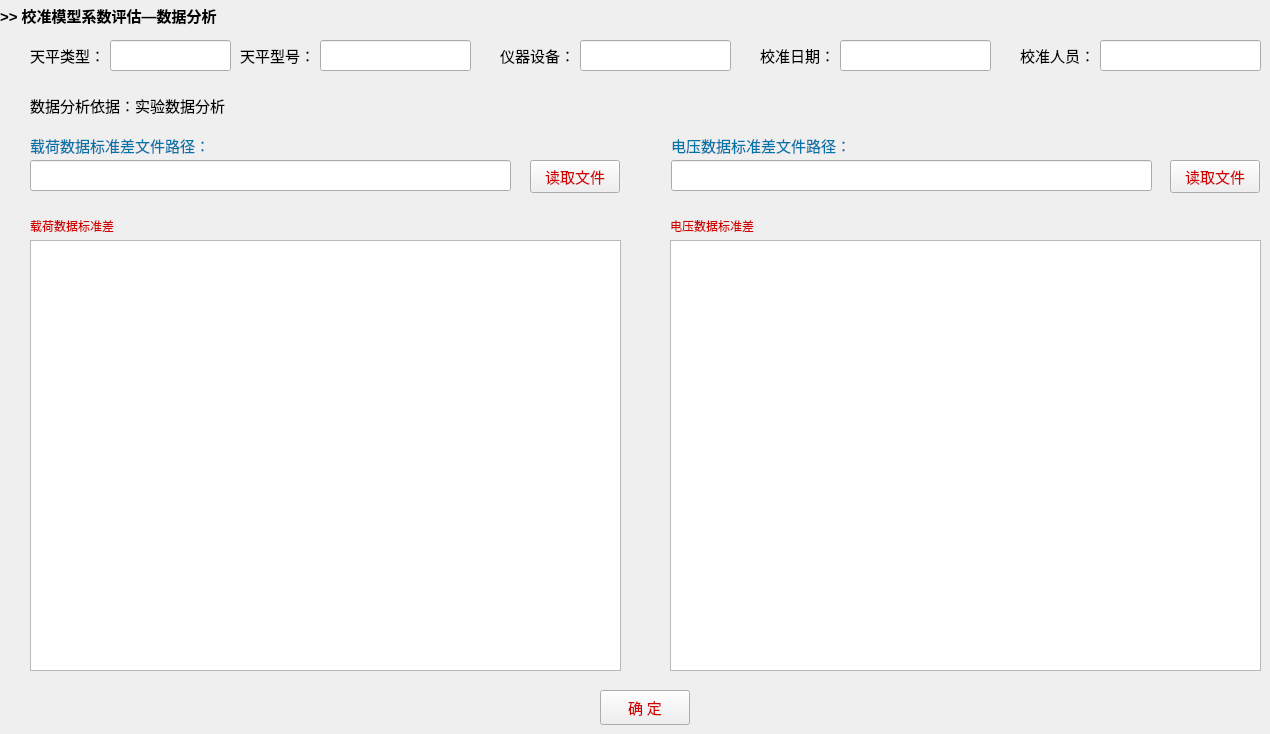
    <widget class="QWidget" name="page_3">
     <widget class="QLineEdit" name="lineEdit_b_instru_2">
      <property name="geometry">
       <rect>
        <x>580</x>
        <y>40</y>
        <width>151</width>
        <height>31</height>
       </rect>
      </property>
      <property name="minimumSize">
       <size>
        <width>0</width>
        <height>25</height>
       </size>
      </property>
      <property name="maximumSize">
       <size>
        <width>16777215</width>
        <height>100</height>
       </size>
      </property>
      <property name="font">
       <font>
        <family>Times New Roman</family>
        <pointsize>11</pointsize>
       </font>
      </property>
      <property name="inputMask">
       <string/>
      </property>
      <property name="text">
       <string/>
      </property>
      <property name="readOnly">
       <bool>true</bool>
      </property>
     </widget>
     <widget class="QLabel" name="label_11">
      <property name="geometry">
       <rect>
        <x>760</x>
        <y>40</y>
        <width>81</width>
        <height>31</height>
       </rect>
      </property>
      <property name="palette">
       <palette>
        <active>
         <colorrole role="WindowText">
          <brush brushstyle="SolidPattern">
           <color alpha="255">
            <red>0</red>
            <green>0</green>
            <blue>0</blue>
           </color>
          </brush>
         </colorrole>
        </active>
        <inactive>
         <colorrole role="WindowText">
          <brush brushstyle="SolidPattern">
           <color alpha="255">
            <red>0</red>
            <green>0</green>
            <blue>0</blue>
           </color>
          </brush>
         </colorrole>
        </inactive>
        <disabled>
         <colorrole role="WindowText">
          <brush brushstyle="SolidPattern">
           <color alpha="255">
            <red>120</red>
            <green>120</green>
            <blue>120</blue>
           </color>
          </brush>
         </colorrole>
        </disabled>
       </palette>
      </property>
      <property name="font">
       <font>
        <pointsize>11</pointsize>
       </font>
      </property>
      <property name="text">
       <string>校准日期：</string>
      </property>
     </widget>
     <widget class="QLabel" name="label_10">
      <property name="geometry">
       <rect>
        <x>30</x>
        <y>40</y>
        <width>81</width>
        <height>31</height>
       </rect>
      </property>
      <property name="palette">
       <palette>
        <active>
         <colorrole role="WindowText">
          <brush brushstyle="SolidPattern">
           <color alpha="255">
            <red>0</red>
            <green>0</green>
            <blue>0</blue>
           </color>
          </brush>
         </colorrole>
        </active>
        <inactive>
         <colorrole role="WindowText">
          <brush brushstyle="SolidPattern">
           <color alpha="255">
            <red>0</red>
            <green>0</green>
            <blue>0</blue>
           </color>
          </brush>
         </colorrole>
        </inactive>
        <disabled>
         <colorrole role="WindowText">
          <brush brushstyle="SolidPattern">
           <color alpha="255">
            <red>120</red>
            <green>120</green>
            <blue>120</blue>
           </color>
          </brush>
         </colorrole>
        </disabled>
       </palette>
      </property>
      <property name="font">
       <font>
        <pointsize>11</pointsize>
       </font>
      </property>
      <property name="text">
       <string>天平类型：</string>
      </property>
     </widget>
     <widget class="QLineEdit" name="lineEdit_b_date_2">
      <property name="geometry">
       <rect>
        <x>840</x>
        <y>40</y>
        <width>151</width>
        <height>31</height>
       </rect>
      </property>
      <property name="minimumSize">
       <size>
        <width>0</width>
        <height>25</height>
       </size>
      </property>
      <property name="maximumSize">
       <size>
        <width>16777215</width>
        <height>100</height>
       </size>
      </property>
      <property name="font">
       <font>
        <family>Times New Roman</family>
        <pointsize>11</pointsize>
       </font>
      </property>
      <property name="inputMask">
       <string/>
      </property>
      <property name="text">
       <string/>
      </property>
      <property name="readOnly">
       <bool>true</bool>
      </property>
     </widget>
     <widget class="QLabel" name="label_19">
      <property name="geometry">
       <rect>
        <x>1020</x>
        <y>40</y>
        <width>81</width>
        <height>31</height>
       </rect>
      </property>
      <property name="palette">
       <palette>
        <active>
         <colorrole role="WindowText">
          <brush brushstyle="SolidPattern">
           <color alpha="255">
            <red>0</red>
            <green>0</green>
            <blue>0</blue>
           </color>
          </brush>
         </colorrole>
        </active>
        <inactive>
         <colorrole role="WindowText">
          <brush brushstyle="SolidPattern">
           <color alpha="255">
            <red>0</red>
            <green>0</green>
            <blue>0</blue>
           </color>
          </brush>
         </colorrole>
        </inactive>
        <disabled>
         <colorrole role="WindowText">
          <brush brushstyle="SolidPattern">
           <color alpha="255">
            <red>120</red>
            <green>120</green>
            <blue>120</blue>
           </color>
          </brush>
         </colorrole>
        </disabled>
       </palette>
      </property>
      <property name="font">
       <font>
        <pointsize>11</pointsize>
       </font>
      </property>
      <property name="text">
       <string>校准人员：</string>
      </property>
     </widget>
     <widget class="QLineEdit" name="lineEdit_b_type_2">
      <property name="enabled">
       <bool>true</bool>
      </property>
      <property name="geometry">
       <rect>
        <x>110</x>
        <y>40</y>
        <width>121</width>
        <height>31</height>
       </rect>
      </property>
      <property name="minimumSize">
       <size>
        <width>0</width>
        <height>25</height>
       </size>
      </property>
      <property name="maximumSize">
       <size>
        <width>16777215</width>
        <height>100</height>
       </size>
      </property>
      <property name="font">
       <font>
        <family>Times New Roman</family>
        <pointsize>11</pointsize>
       </font>
      </property>
      <property name="inputMask">
       <string/>
      </property>
      <property name="text">
       <string/>
      </property>
      <property name="readOnly">
       <bool>true</bool>
      </property>
     </widget>
     <widget class="QLabel" name="label_21">
      <property name="geometry">
       <rect>
        <x>500</x>
        <y>40</y>
        <width>81</width>
        <height>31</height>
       </rect>
      </property>
      <property name="palette">
       <palette>
        <active>
         <colorrole role="WindowText">
          <brush brushstyle="SolidPattern">
           <color alpha="255">
            <red>0</red>
            <green>0</green>
            <blue>0</blue>
           </color>
          </brush>
         </colorrole>
        </active>
        <inactive>
         <colorrole role="WindowText">
          <brush brushstyle="SolidPattern">
           <color alpha="255">
            <red>0</red>
            <green>0</green>
            <blue>0</blue>
           </color>
          </brush>
         </colorrole>
        </inactive>
        <disabled>
         <colorrole role="WindowText">
          <brush brushstyle="SolidPattern">
           <color alpha="255">
            <red>120</red>
            <green>120</green>
            <blue>120</blue>
           </color>
          </brush>
         </colorrole>
        </disabled>
       </palette>
      </property>
      <property name="font">
       <font>
        <pointsize>11</pointsize>
       </font>
      </property>
      <property name="text">
       <string>仪器设备：</string>
      </property>
     </widget>
     <widget class="QLineEdit" name="lineEdit_b_name_2">
      <property name="geometry">
       <rect>
        <x>320</x>
        <y>40</y>
        <width>151</width>
        <height>31</height>
       </rect>
      </property>
      <property name="minimumSize">
       <size>
        <width>0</width>
        <height>25</height>
       </size>
      </property>
      <property name="maximumSize">
       <size>
        <width>16777215</width>
        <height>100</height>
       </size>
      </property>
      <property name="font">
       <font>
        <family>Times New Roman</family>
        <pointsize>11</pointsize>
       </font>
      </property>
      <property name="inputMask">
       <string/>
      </property>
      <property name="text">
       <string/>
      </property>
      <property name="readOnly">
       <bool>true</bool>
      </property>
     </widget>
     <widget class="QLineEdit" name="lineEdit_b_person_2">
      <property name="geometry">
       <rect>
        <x>1100</x>
        <y>40</y>
        <width>161</width>
        <height>31</height>
       </rect>
      </property>
      <property name="minimumSize">
       <size>
        <width>0</width>
        <height>25</height>
       </size>
      </property>
      <property name="maximumSize">
       <size>
        <width>16777215</width>
        <height>100</height>
       </size>
      </property>
      <property name="font">
       <font>
        <family>Times New Roman</family>
        <pointsize>11</pointsize>
       </font>
      </property>
      <property name="inputMask">
       <string/>
      </property>
      <property name="text">
       <string/>
      </property>
      <property name="readOnly">
       <bool>true</bool>
      </property>
     </widget>
     <widget class="QLabel" name="label_20">
      <property name="geometry">
       <rect>
        <x>240</x>
        <y>40</y>
        <width>81</width>
        <height>31</height>
       </rect>
      </property>
      <property name="palette">
       <palette>
        <active>
         <colorrole role="WindowText">
          <brush brushstyle="SolidPattern">
           <color alpha="255">
            <red>0</red>
            <green>0</green>
            <blue>0</blue>
           </color>
          </brush>
         </colorrole>
        </active>
        <inactive>
         <colorrole role="WindowText">
          <brush brushstyle="SolidPattern">
           <color alpha="255">
            <red>0</red>
            <green>0</green>
            <blue>0</blue>
           </color>
          </brush>
         </colorrole>
        </inactive>
        <disabled>
         <colorrole role="WindowText">
          <brush brushstyle="SolidPattern">
           <color alpha="255">
            <red>120</red>
            <green>120</green>
            <blue>120</blue>
           </color>
          </brush>
         </colorrole>
        </disabled>
       </palette>
      </property>
      <property name="font">
       <font>
        <pointsize>11</pointsize>
       </font>
      </property>
      <property name="text">
       <string>天平型号：</string>
      </property>
     </widget>
     <widget class="QLabel" name="label_26">
      <property name="geometry">
       <rect>
        <x>0</x>
        <y>0</y>
        <width>251</width>
        <height>31</height>
       </rect>
      </property>
      <property name="font">
       <font>
        <pointsize>11</pointsize>
        <weight>75</weight>
        <bold>true</bold>
       </font>
      </property>
      <property name="text">
       <string>&gt;&gt; 校准模型系数评估—数据分析</string>
      </property>
     </widget>
     <widget class="QLabel" name="label_15">
      <property name="geometry">
       <rect>
        <x>30</x>
        <y>90</y>
        <width>261</width>
        <height>31</height>
       </rect>
      </property>
      <property name="palette">
       <palette>
        <active>
         <colorrole role="WindowText">
          <brush brushstyle="SolidPattern">
           <color alpha="255">
            <red>0</red>
            <green>0</green>
            <blue>0</blue>
           </color>
          </brush>
         </colorrole>
        </active>
        <inactive>
         <colorrole role="WindowText">
          <brush brushstyle="SolidPattern">
           <color alpha="255">
            <red>0</red>
            <green>0</green>
            <blue>0</blue>
           </color>
          </brush>
         </colorrole>
        </inactive>
        <disabled>
         <colorrole role="WindowText">
          <brush brushstyle="SolidPattern">
           <color alpha="255">
            <red>120</red>
            <green>120</green>
            <blue>120</blue>
           </color>
          </brush>
         </colorrole>
        </disabled>
       </palette>
      </property>
      <property name="font">
       <font>
        <pointsize>11</pointsize>
       </font>
      </property>
      <property name="text">
       <string>数据分析依据：实验数据分析</string>
      </property>
     </widget>
     <widget class="QLabel" name="label_28">
      <property name="geometry">
       <rect>
        <x>30</x>
        <y>130</y>
        <width>191</width>
        <height>31</height>
       </rect>
      </property>
      <property name="palette">
       <palette>
        <active>
         <colorrole role="WindowText">
          <brush brushstyle="SolidPattern">
           <color alpha="255">
            <red>0</red>
            <green>115</green>
            <blue>168</blue>
           </color>
          </brush>
         </colorrole>
        </active>
        <inactive>
         <colorrole role="WindowText">
          <brush brushstyle="SolidPattern">
           <color alpha="255">
            <red>0</red>
            <green>115</green>
            <blue>168</blue>
           </color>
          </brush>
         </colorrole>
        </inactive>
        <disabled>
         <colorrole role="WindowText">
          <brush brushstyle="SolidPattern">
           <color alpha="255">
            <red>120</red>
            <green>120</green>
            <blue>120</blue>
           </color>
          </brush>
         </colorrole>
        </disabled>
       </palette>
      </property>
      <property name="font">
       <font>
        <pointsize>11</pointsize>
       </font>
      </property>
      <property name="text">
       <string>载荷数据标准差文件路径：</string>
      </property>
     </widget>
     <widget class="QLabel" name="label_29">
      <property name="geometry">
       <rect>
        <x>671</x>
        <y>130</y>
        <width>191</width>
        <height>31</height>
       </rect>
      </property>
      <property name="palette">
       <palette>
        <active>
         <colorrole role="WindowText">
          <brush brushstyle="SolidPattern">
           <color alpha="255">
            <red>0</red>
            <green>115</green>
            <blue>168</blue>
           </color>
          </brush>
         </colorrole>
        </active>
        <inactive>
         <colorrole role="WindowText">
          <brush brushstyle="SolidPattern">
           <color alpha="255">
            <red>0</red>
            <green>115</green>
            <blue>168</blue>
           </color>
          </brush>
         </colorrole>
        </inactive>
        <disabled>
         <colorrole role="WindowText">
          <brush brushstyle="SolidPattern">
           <color alpha="255">
            <red>120</red>
            <green>120</green>
            <blue>120</blue>
           </color>
          </brush>
         </colorrole>
        </disabled>
       </palette>
      </property>
      <property name="font">
       <font>
        <pointsize>11</pointsize>
       </font>
      </property>
      <property name="text">
       <string>电压数据标准差文件路径：</string>
      </property>
     </widget>
     <widget class="QLineEdit" name="lineEdit_vol_std_path">
      <property name="geometry">
       <rect>
        <x>671</x>
        <y>160</y>
        <width>481</width>
        <height>31</height>
       </rect>
      </property>
      <property name="minimumSize">
       <size>
        <width>0</width>
        <height>26</height>
       </size>
      </property>
      <property name="maximumSize">
       <size>
        <width>16777215</width>
        <height>100</height>
       </size>
      </property>
      <property name="font">
       <font>
        <family>Times New Roman</family>
        <pointsize>11</pointsize>
       </font>
      </property>
     </widget>
     <widget class="QLineEdit" name="lineEdit_load_std_path">
      <property name="geometry">
       <rect>
        <x>30</x>
        <y>160</y>
        <width>481</width>
        <height>31</height>
       </rect>
      </property>
      <property name="minimumSize">
       <size>
        <width>0</width>
        <height>26</height>
       </size>
      </property>
      <property name="maximumSize">
       <size>
        <width>16777215</width>
        <height>100</height>
       </size>
      </property>
      <property name="font">
       <font>
        <family>Times New Roman</family>
        <pointsize>11</pointsize>
       </font>
      </property>
     </widget>
     <widget class="QPushButton" name="pushButton_read_load_std">
      <property name="geometry">
       <rect>
        <x>530</x>
        <y>160</y>
        <width>90</width>
        <height>33</height>
       </rect>
      </property>
      <property name="sizePolicy">
       <sizepolicy hsizetype="Expanding" vsizetype="Expanding">
        <horstretch>0</horstretch>
        <verstretch>0</verstretch>
       </sizepolicy>
      </property>
      <property name="minimumSize">
       <size>
        <width>0</width>
        <height>0</height>
       </size>
      </property>
      <property name="maximumSize">
       <size>
        <width>200</width>
        <height>100</height>
       </size>
      </property>
      <property name="palette">
       <palette>
        <active>
         <colorrole role="WindowText">
          <brush brushstyle="SolidPattern">
           <color alpha="255">
            <red>0</red>
            <green>0</green>
            <blue>0</blue>
           </color>
          </brush>
         </colorrole>
         <colorrole role="Text">
          <brush brushstyle="SolidPattern">
           <color alpha="255">
            <red>0</red>
            <green>0</green>
            <blue>0</blue>
           </color>
          </brush>
         </colorrole>
         <colorrole role="ButtonText">
          <brush brushstyle="SolidPattern">
           <color alpha="255">
            <red>208</red>
            <green>0</green>
            <blue>0</blue>
           </color>
          </brush>
         </colorrole>
         <colorrole role="PlaceholderText">
          <brush brushstyle="SolidPattern">
           <color alpha="128">
            <red>0</red>
            <green>115</green>
            <blue>168</blue>
           </color>
          </brush>
         </colorrole>
        </active>
        <inactive>
         <colorrole role="WindowText">
          <brush brushstyle="SolidPattern">
           <color alpha="255">
            <red>0</red>
            <green>0</green>
            <blue>0</blue>
           </color>
          </brush>
         </colorrole>
         <colorrole role="Text">
          <brush brushstyle="SolidPattern">
           <color alpha="255">
            <red>0</red>
            <green>0</green>
            <blue>0</blue>
           </color>
          </brush>
         </colorrole>
         <colorrole role="ButtonText">
          <brush brushstyle="SolidPattern">
           <color alpha="255">
            <red>208</red>
            <green>0</green>
            <blue>0</blue>
           </color>
          </brush>
         </colorrole>
         <colorrole role="PlaceholderText">
          <brush brushstyle="SolidPattern">
           <color alpha="128">
            <red>0</red>
            <green>115</green>
            <blue>168</blue>
           </color>
          </brush>
         </colorrole>
        </inactive>
        <disabled>
         <colorrole role="WindowText">
          <brush brushstyle="SolidPattern">
           <color alpha="255">
            <red>120</red>
            <green>120</green>
            <blue>120</blue>
           </color>
          </brush>
         </colorrole>
         <colorrole role="Text">
          <brush brushstyle="SolidPattern">
           <color alpha="255">
            <red>120</red>
            <green>120</green>
            <blue>120</blue>
           </color>
          </brush>
         </colorrole>
         <colorrole role="ButtonText">
          <brush brushstyle="SolidPattern">
           <color alpha="255">
            <red>120</red>
            <green>120</green>
            <blue>120</blue>
           </color>
          </brush>
         </colorrole>
         <colorrole role="PlaceholderText">
          <brush brushstyle="SolidPattern">
           <color alpha="128">
            <red>0</red>
            <green>0</green>
            <blue>0</blue>
           </color>
          </brush>
         </colorrole>
        </disabled>
       </palette>
      </property>
      <property name="font">
       <font>
        <pointsize>11</pointsize>
       </font>
      </property>
      <property name="text">
       <string>读取文件</string>
      </property>
     </widget>
     <widget class="QPushButton" name="pushButton_read_vol_std">
      <property name="geometry">
       <rect>
        <x>1170</x>
        <y>160</y>
        <width>90</width>
        <height>33</height>
       </rect>
      </property>
      <property name="sizePolicy">
       <sizepolicy hsizetype="Expanding" vsizetype="Expanding">
        <horstretch>0</horstretch>
        <verstretch>0</verstretch>
       </sizepolicy>
      </property>
      <property name="minimumSize">
       <size>
        <width>0</width>
        <height>0</height>
       </size>
      </property>
      <property name="maximumSize">
       <size>
        <width>200</width>
        <height>100</height>
       </size>
      </property>
      <property name="palette">
       <palette>
        <active>
         <colorrole role="ButtonText">
          <brush brushstyle="SolidPattern">
           <color alpha="255">
            <red>208</red>
            <green>0</green>
            <blue>0</blue>
           </color>
          </brush>
         </colorrole>
        </active>
        <inactive>
         <colorrole role="ButtonText">
          <brush brushstyle="SolidPattern">
           <color alpha="255">
            <red>208</red>
            <green>0</green>
            <blue>0</blue>
           </color>
          </brush>
         </colorrole>
        </inactive>
        <disabled>
         <colorrole role="ButtonText">
          <brush brushstyle="SolidPattern">
           <color alpha="255">
            <red>120</red>
            <green>120</green>
            <blue>120</blue>
           </color>
          </brush>
         </colorrole>
        </disabled>
       </palette>
      </property>
      <property name="font">
       <font>
        <pointsize>11</pointsize>
       </font>
      </property>
      <property name="text">
       <string>读取文件</string>
      </property>
     </widget>
     <widget class="QPushButton" name="pushButton_data_analy_save">
      <property name="geometry">
       <rect>
        <x>600</x>
        <y>690</y>
        <width>90</width>
        <height>35</height>
       </rect>
      </property>
      <property name="palette">
       <palette>
        <active>
         <colorrole role="ButtonText">
          <brush brushstyle="SolidPattern">
           <color alpha="255">
            <red>208</red>
            <green>0</green>
            <blue>0</blue>
           </color>
          </brush>
         </colorrole>
        </active>
        <inactive>
         <colorrole role="ButtonText">
          <brush brushstyle="SolidPattern">
           <color alpha="255">
            <red>208</red>
            <green>0</green>
            <blue>0</blue>
           </color>
          </brush>
         </colorrole>
        </inactive>
        <disabled>
         <colorrole role="ButtonText">
          <brush brushstyle="SolidPattern">
           <color alpha="255">
            <red>120</red>
            <green>120</green>
            <blue>120</blue>
           </color>
          </brush>
         </colorrole>
        </disabled>
       </palette>
      </property>
      <property name="font">
       <font>
        <family>Agency FB</family>
        <pointsize>11</pointsize>
       </font>
      </property>
      <property name="text">
       <string>确 定</string>
      </property>
     </widget>
     <widget class="QLabel" name="label_32">
      <property name="geometry">
       <rect>
        <x>30</x>
        <y>210</y>
        <width>111</width>
        <height>31</height>
       </rect>
      </property>
      <property name="palette">
       <palette>
        <active>
         <colorrole role="WindowText">
          <brush brushstyle="SolidPattern">
           <color alpha="255">
            <red>208</red>
            <green>0</green>
            <blue>0</blue>
           </color>
          </brush>
         </colorrole>
        </active>
        <inactive>
         <colorrole role="WindowText">
          <brush brushstyle="SolidPattern">
           <color alpha="255">
            <red>208</red>
            <green>0</green>
            <blue>0</blue>
           </color>
          </brush>
         </colorrole>
        </inactive>
        <disabled>
         <colorrole role="WindowText">
          <brush brushstyle="SolidPattern">
           <color alpha="255">
            <red>120</red>
            <green>120</green>
            <blue>120</blue>
           </color>
          </brush>
         </colorrole>
        </disabled>
       </palette>
      </property>
      <property name="text">
       <string>载荷数据标准差</string>
      </property>
     </widget>
     <widget class="QTableView" name="tableView_load_std">
      <property name="geometry">
       <rect>
        <x>30</x>
        <y>240</y>
        <width>591</width>
        <height>431</height>
       </rect>
      </property>
     </widget>
     <widget class="QLabel" name="label_34">
      <property name="geometry">
       <rect>
        <x>670</x>
        <y>210</y>
        <width>111</width>
        <height>31</height>
       </rect>
      </property>
      <property name="palette">
       <palette>
        <active>
         <colorrole role="WindowText">
          <brush brushstyle="SolidPattern">
           <color alpha="255">
            <red>208</red>
            <green>0</green>
            <blue>0</blue>
           </color>
          </brush>
         </colorrole>
        </active>
        <inactive>
         <colorrole role="WindowText">
          <brush brushstyle="SolidPattern">
           <color alpha="255">
            <red>208</red>
            <green>0</green>
            <blue>0</blue>
           </color>
          </brush>
         </colorrole>
        </inactive>
        <disabled>
         <colorrole role="WindowText">
          <brush brushstyle="SolidPattern">
           <color alpha="255">
            <red>120</red>
            <green>120</green>
            <blue>120</blue>
           </color>
          </brush>
         </colorrole>
        </disabled>
       </palette>
      </property>
      <property name="text">
       <string>电压数据标准差</string>
      </property>
     </widget>
     <widget class="QTableView" name="tableView_vol_std">
      <property name="geometry">
       <rect>
        <x>670</x>
        <y>240</y>
        <width>591</width>
        <height>431</height>
       </rect>
      </property>
     </widget>
    </widget>
